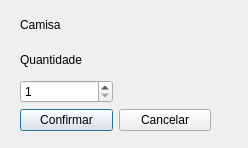
<?xml version="1.0" encoding="UTF-8"?>
<ui version="4.0">
 <class>PurchaseDialog</class>
 <widget class="QDialog" name="PurchaseDialog">
  <property name="geometry">
   <rect>
    <x>0</x>
    <y>0</y>
    <width>248</width>
    <height>148</height>
   </rect>
  </property>
  <property name="windowTitle">
   <string>Dialog</string>
  </property>
  <widget class="QWidget" name="layoutWidget">
   <property name="geometry">
    <rect>
     <x>20</x>
     <y>10</y>
     <width>191</width>
     <height>121</height>
    </rect>
   </property>
   <layout class="QGridLayout" name="gridLayout">
    <item row="3" column="0">
     <widget class="QPushButton" name="pushButton_Confirm">
      <property name="text">
       <string>Confirmar</string>
      </property>
     </widget>
    </item>
    <item row="0" column="0" colspan="2">
     <widget class="QLabel" name="label_tshirt">
      <property name="text">
       <string>Camisa</string>
      </property>
     </widget>
    </item>
    <item row="3" column="1">
     <widget class="QPushButton" name="pushButton_Cancel">
      <property name="text">
       <string>Cancelar</string>
      </property>
     </widget>
    </item>
    <item row="2" column="0">
     <widget class="QSpinBox" name="spinBox_quanity">
      <property name="minimum">
       <number>1</number>
      </property>
     </widget>
    </item>
    <item row="1" column="0">
     <widget class="QLabel" name="label_quantity">
      <property name="text">
       <string>Quantidade</string>
      </property>
     </widget>
    </item>
   </layout>
  </widget>
 </widget>
 <resources/>
 <connections/>
</ui>
